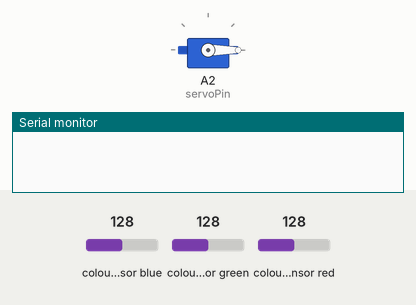
Simulated run of this sketch. Board: Arduino Uno, built with avr-gcc and run on an emulated ATmega328P. Parts: servo, the last lines printed to the serial monitor. Wiring (inferred from the names in the program): TCS3200 colour sensor: output pin 7; S2 pin 6; S3 pin 5; S0 pin 11; S1 pin 10. Inputs (shaded band) come from the test bench; at power-on: colour sensor blue 128, colour sensor green 128, colour sensor red 128.

Above: at 0.05 s.
At 10.3 s:
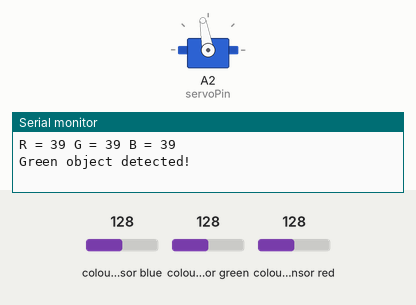
Timing chart, 0 to 14.0 s (numbered marks = the images above):
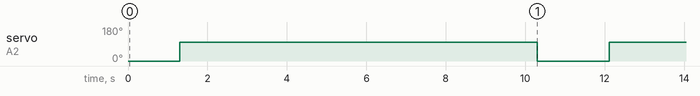

Measured:
- by itself, servo on A2 (servoPin): alternates 100° for 9.0 s and 0° for 1.8 s

The sketch:

colour_detection_sort.ino
```cpp
#include <Servo.h> // Include servo library

// Pin configuration
#define OE 9    // Output Enable (active LOW)
#define S0 11
#define S1 10
#define S2 6
#define S3 5
#define sensorOut 7 // Sensor OUT pin

Servo myServo;          // Create servo object
const int servoPin = A2; // Servo control pin

int red = 0;
int green = 0;
int blue = 0;

void setup() {
  pinMode(S0, OUTPUT);
  pinMode(S1, OUTPUT);
  pinMode(S2, OUTPUT);
  pinMode(S3, OUTPUT);
  pinMode(OE, OUTPUT);
  pinMode(sensorOut, INPUT);

  digitalWrite(S0, HIGH); // 20% frequency scaling
  digitalWrite(S1, LOW);
  digitalWrite(OE, LOW);  // Enable sensor output

  myServo.attach(servoPin); // Attach servo to pin A2
  myServo.write(0);         // Set initial position to 0°

  Serial.begin(9600);       // Start serial communication
}

void loop() {
  red = getAverageColor(LOW, LOW, 10);       // RED filter
  green = getAverageColor(HIGH, HIGH, 10);   // GREEN filter
  blue = getAverageColor(LOW, HIGH, 10);     // BLUE filter

  Serial.print("R = ");
  Serial.print(red);
  Serial.print(" G = ");
  Serial.print(green);
  Serial.print(" B = ");
  Serial.println(blue);

  // If average green value is less than 80, move servo
  if (green < 80) {
    Serial.println("Green object detected!");
    delay(1000);          // Wait 1 second
    myServo.write(100);   // Move servo to 100°
    delay(9000);          // Hold for 9 seconds
    myServo.write(0);     // Return servo to 0°
  }

  delay(500); // Slight delay between readings
}

// Function to take multiple readings and return average
int getAverageColor(int s2State, int s3State, int samples) {
  digitalWrite(S2, s2State);
  digitalWrite(S3, s3State);

  long total = 0;
  for (int i = 0; i < samples; i++) {
    total += pulseIn(sensorOut, LOW, 100000); // Read pulse (with 100ms timeout)
    delay(10);
  }
  return total / samples; // Return average
}
```
